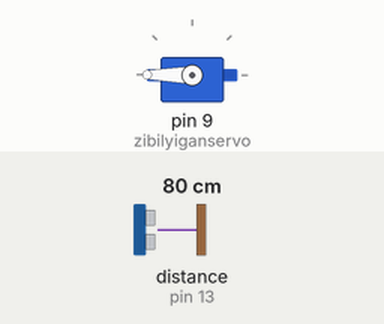
Recording of a sketch running on a simulated Arduino Uno, built with avr-gcc and run on an emulated ATmega328P. Shown: servo. Inputs (shaded band) come from the test bench; at power-on: distance to the obstacle (sensor on pin 13) 80 cm.

Above: at 1.2 s.
1.3 s: distance to the obstacle (sensor on pin 13) set to 6 cm
2.8 s: distance to the obstacle (sensor on pin 13) set to 3 cm
At 4.0 s:
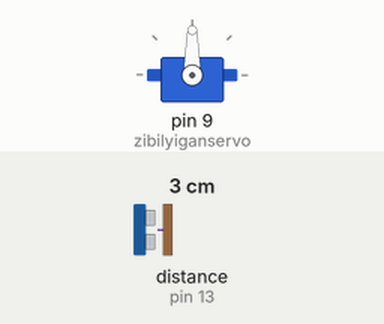
4.3 s: distance to the obstacle (sensor on pin 13) set to 9 cm
At 5.7 s:
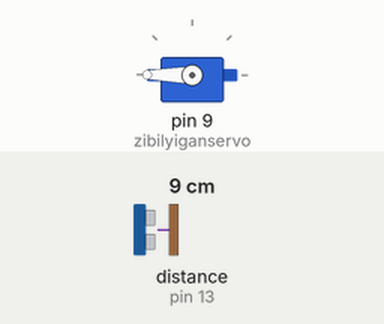
6.4 s: distance to the obstacle (sensor on pin 13) set to 2 cm
At 7.3 s:
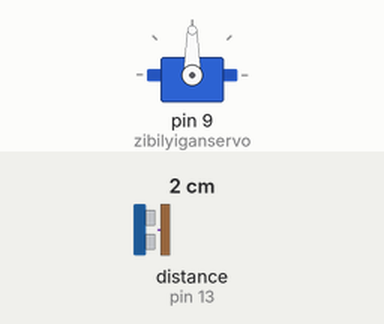
Timing chart, 0 to 8.9 s (numbered marks = the images above; inputs shaded):
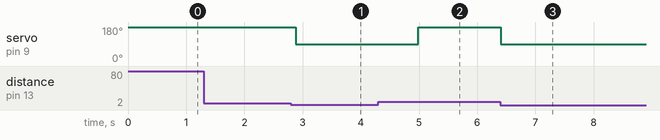

The sketch:

agilli_zibilqabi.ino
```cpp
#include <Ultrasonic.h>
#include <Servo.h>

Ultrasonic nicat(12, 13);
Servo zibilyiganservo;

void setup() {
  zibilyiganservo.attach(9);
}

void loop() {
  int mesafe = nicat.read();

  if(mesafe < 5){
    zibilyiganservo.write(90);
    delay(2000);
  }else{
    zibilyiganservo.write(180);
  }

  delay(100);
}
```

Measured:
- the behaviour switches between 5 and 4 cm on distance to the obstacle (sensor on pin 13) (found by bisection; images 0 and 1)
- after the input at 1.3 s, every drawn part: stays the same
- after the input at 2.8 s, servo on pin 9 (zibilyiganservo): 180° → 90° after 0.08 s
- after the input at 4.3 s, servo on pin 9 (zibilyiganservo): 90° → 180° after 0.69 s
- after the input at 6.4 s, servo on pin 9 (zibilyiganservo): 180° → 90° at once
